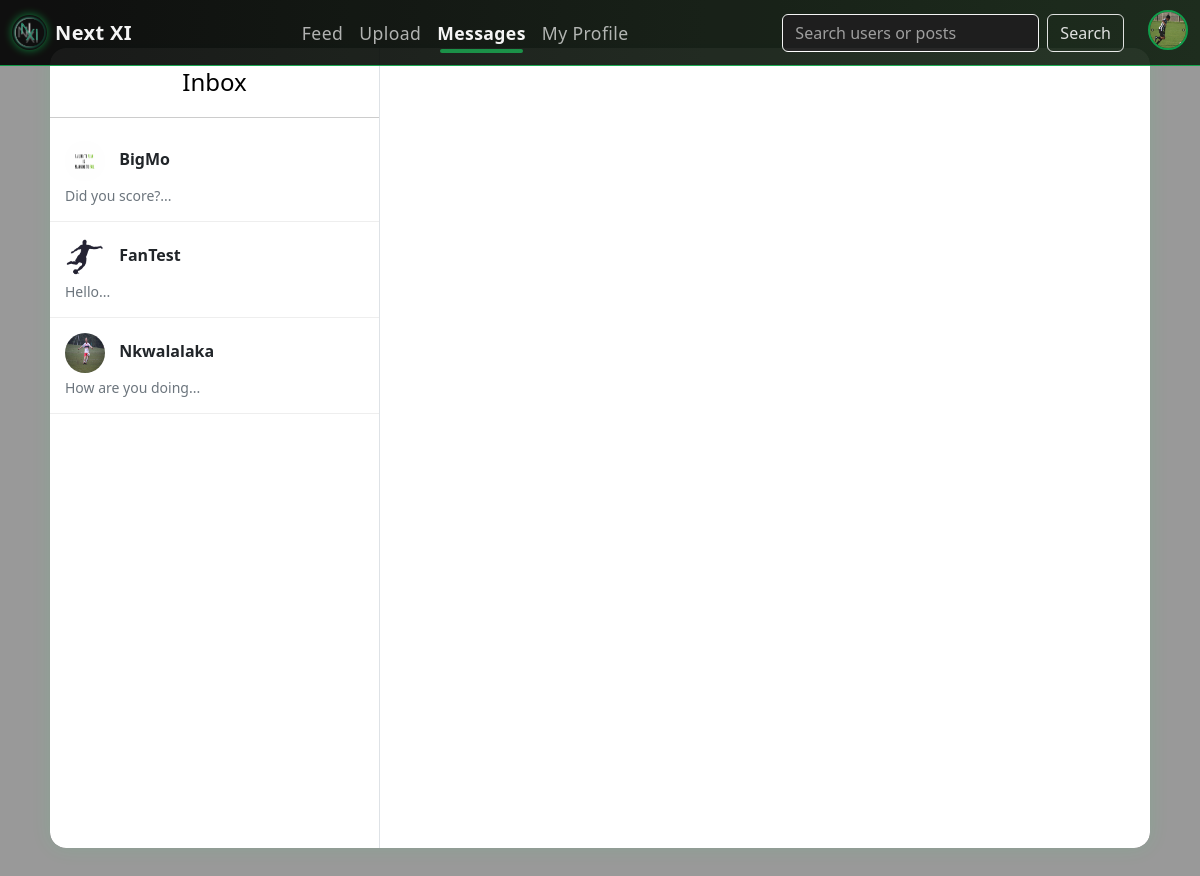
The page /inbox.php (signed in) on the database its author committed.
### tables this page shows
CREATE TABLE `users` (
  `id` int(11) NOT NULL,
  `username` varchar(50) NOT NULL,
  `name` varchar(100) NOT NULL,
  `email` varchar(50) NOT NULL,
  `password` varchar(255) NOT NULL,
  `created_at` timestamp NOT NULL DEFAULT current_timestamp() ON UPDATE current_timestamp(),
  `user_type` varchar(20) NOT NULL DEFAULT 'player',
  `profile_pic` varchar(255) NOT NULL,
  `banner_pic` varchar(255) NOT NULL
);

### inbox.php (the view, shortened to what this page needs)
<?php
$my_id = $_SESSION['user_id'];
$conn = new mysqli("localhost", "root", "", "projectx_db");
$sql = "SELECT u.id, u.username, u.profile_pic, MAX(m.created_at)
            as last_msg_time, SUBSTRING_INDEX(GROUP_CONCAT(m.content
            ORDER BY m.created_at DESC), ',', 1)
            AS last_msg /*Last Message preview (When it was sent too)*/
        FROM messages m
        JOIN users u ON u.id = IF(m.sender_id = '$my_id', m.receiver_id, m.sender_id)
        WHERE m.sender_id = '$my_id' OR m.receiver_id = '$my_id'
        GROUP BY u.id, u.username, u.profile_pic
        ORDER BY last_msg_time DESC";
$users = $conn->query($sql);
?>
<!DOCTYPE html>
<html lang="en">
<head>
  <link href="https://cdn.jsdelivr.net/npm/bootstrap@5.3.3/dist/css/bootstrap.min.css" rel="stylesheet">
  <link rel="stylesheet" href="/ProjectX/css/navbar.css">
</head>
<body>
  <div class="main-content-wrapper position-relative z-2">
    <div class="inbox-wrapper mt-5">
      <?php
      $currentPage = 'inbox';
      include 'navbar.php'; ?>
      <div class="sidebar">
        <h4 class="text-center">Inbox</h4>
        <?php if ($users && $users->num_rows > 0): ?>
          <?php while ($row = $users->fetch_assoc()): ?>
            <a href="conversation.php?other_id=<?php echo $row['id']; ?>" target="chatFrame"
              class="text-decoration-none text-dark">
              <div class="user-item">
                <div class="user-info">
                  <div>
                    <img src="<?php echo !empty($row['profile_pic'])
                      ? $row['profile_pic']
                      : 'uploads/profile_pics/Footballer_shooting_b&w.jpg'; ?>" alt="">
                    <strong><?php echo $row['username']; ?></strong>
                    <div class="msg-preview">
                      <?php echo htmlspecialchars(substr($row['last_msg'], 0, 30)) . '...'; ?>
                    </div>
                  </div>
                </div>
              </div>
            </a>
          <?php endwhile; ?>
        <?php else: ?>
          <p class="text-muted text-center mt-4">No conversations found.</p>
        <?php endif; ?>
      </div>
      <div class="chat-viewer">
        <iframe name="chatFrame" src="" title="Conversation"></iframe>
      </div>
    </div>
  </div>
</body>
</html>

### navbar.php (shortened to what this page needs)
<?php
$loggedUserId = isset($_SESSION['user_id']) ? (int) $_SESSION['user_id'] : 0;
$loggedIn = isset($_SESSION['user_id']);
?>
<?php if ($loggedIn) {
  $loggedInPic = 'uploads/profile_pics/Footballer_shooting_b&w.jpg';
  $query = $conn->query("SELECT profile_pic FROM users WHERE id = $loggedUserId");
  if ($query && $query->num_rows > 0) {
    $profilePicData = $query->fetch_assoc();
    if (!empty($profilePicData['profile_pic'])) {
      $loggedInPic = $profilePicData['profile_pic'];
    }
  }
} ?>
<nav class="navbar fixed-top navbar-expand-lg navbar-dark bg-black">
  <div class="container-fluid">
    <a class="navbar-brand d-flex align-items-center" href="feed.php">
      <img src="\ProjectX\uploads\Logo\Next XI Logo.png" alt="Logo" width="35" height="35" class="me-2">
      Next XI
    </a>
    <div class="collapse navbar-collapse" id="navbarSupportedContent">
      <ul class="navbar-nav mx-auto mb-2 mb-lg-0">
        <?php if ($loggedIn): ?>
          <li class="nav-item">
            <a class="nav-link <?php echo ($currentPage === 'feed') ? 'active' : ''; ?>" href="feed.php">Feed</a>
          </li>
          <li class="nav-item">
            <a class="nav-link <?php echo ($currentPage === 'upload') ? 'active' : ''; ?>" href="upload.php">Upload</a>
          </li>
          <li class="nav-item">
            <a class="nav-link <?php echo ($currentPage === 'inbox') ? 'active' : ''; ?>" href="inbox.php">Messages</a>
          </li>
          <li class="nav-item">
            <a class="nav-link <?php echo ($currentPage === 'profile') ? 'active' : ''; ?>"
              href="profile.php?user_id=<?php echo $loggedUserId; ?>">My Profile</a>
          </li>
        <?php endif; ?>
      </ul>
      <div class="d-flex align-items-center">
        <form class="d-flex me-4 mb-0" role="search" action="search.php" method="GET">
          <input class="form-control me-2" type="search" name="q" placeholder="Search users or posts"
            aria-label="Search">
          <button class="btn btn-outline-light" type="submit">Search</button>
        </form>
        <?php if ($loggedIn): ?>
          <div class="nav-item dropdown">
            <a class="nav-link dropdown-toggle d-flex align-items-center" href="#" role="button" data-bs-toggle="dropdown"
              aria-expanded="false">
              <img src="<?php echo $loggedInPic; ?>" alt="Profile" width="40" height="40" class="rounded-circle"
                style="border: 2px solid #009e42;">
            </a>
          </div>
        <?php endif; ?>
      </div>
    </div>
  </div>
</nav>

### css/navbar.css (style rules this page uses)
.navbar .form-control { background-color: #111; color: #fff; border: 1px solid #fff; }
.navbar { padding-top: 0.6rem; padding-bottom: 0.6rem; font-size: 1.1rem; font-weight: 500; letter-spacing: 0.4px; border-bottom: 1px solid rgba(0, 255, 100, 0.6); }
.navbar .navbar-brand { font-size: 1.25rem; font-weight: 600; }
.navbar-brand img { box-shadow: 0 0 8px rgba(0, 255, 100, 0.5); border-radius: 50%; }
.navbar.bg-black { background: linear-gradient(90deg, #000 0%, #121 100%); opacity: 90%; }
.navbar .nav-link { position: relative; padding-bottom: 6px; color: rgba(255, 255, 255, 0.7); transition: color 0.3s ease; }
.navbar .nav-link::after { content: ""; position: absolute; bottom: 0; left: 12%; width: 80%; height: 3px; background-color: rgba(0, 255, 100, 0.5); border-radius: 10px; transform: scaleX(0); transform-origin: bottom left; transition: transform 0.3s ease; }
.navbar .nav-link.active::after { transform: scaleX(1); background-color: rgba(0, 255, 100, 0.5); }
.navbar .nav-link.active { font-weight: bold; color: rgba(255, 255, 255, 1); }
.navbar .nav-link.active::after { content: ""; position: absolute; bottom: 0; left: 10%; width: 80%; height: 4px; background-color: rgba(0, 255, 100, 0.5); border-radius: 10px; }
.navbar .form-control::placeholder { color: rgba(255, 255, 255, 0.6); }
.navbar .btn-outline-light { border-color: rgba(255, 255, 255, 0.9); color: rgba(255, 255, 255, 0.9); }

### inbox.php (style rules this page uses)
body { background-image: url('/ProjectX/uploads/people-soccer-stadium.jpg'); background-size: cover; background-repeat: no-repeat; background-position: center; background-attachment: fixed; color: white; }
.inbox-wrapper { display: flex; height: 100vh; overflow: hidden; background-color: rgba(30, 30, 30, 0.88); border-radius: 16px; box-shadow: 0 0 20px rgba(0, 255, 100, 0.1); margin: 40px auto; max-width: 1100px; color: black; }
.sidebar { width: 30%; background: white; border-right: 1px solid #dee2e6; overflow-y: auto; }
.sidebar h4 { padding: 20px; border-bottom: 1px solid #ccc; text-align: center; }
.user-info { display: flex; align-items: center; }
.user-item { padding: 15px; border-bottom: 1px solid #eee; cursor: pointer; display: flex; align-items: center; justify-content: space-between; transition: 0.2s; }
.user-item img { width: 40px; height: 40px; border-radius: 50%; margin-right: 10px; }
.msg-preview { font-size: 0.875rem; color: #6c757d; margin-top: 4px; }
.chat-viewer { width: 70%; background: #fff; }
iframe { border: none; width: 100%; height: 100%; min-height: 100vh; }

### rows shown on the page
users: profile_pic (picture)
users: profile_pic (picture), username "BigMo", last_msg "Did you score?"
users: username "FanTest", last_msg "Hello"
users: profile_pic (picture), username "Nkwalalaka", last_msg "How are you doing"
